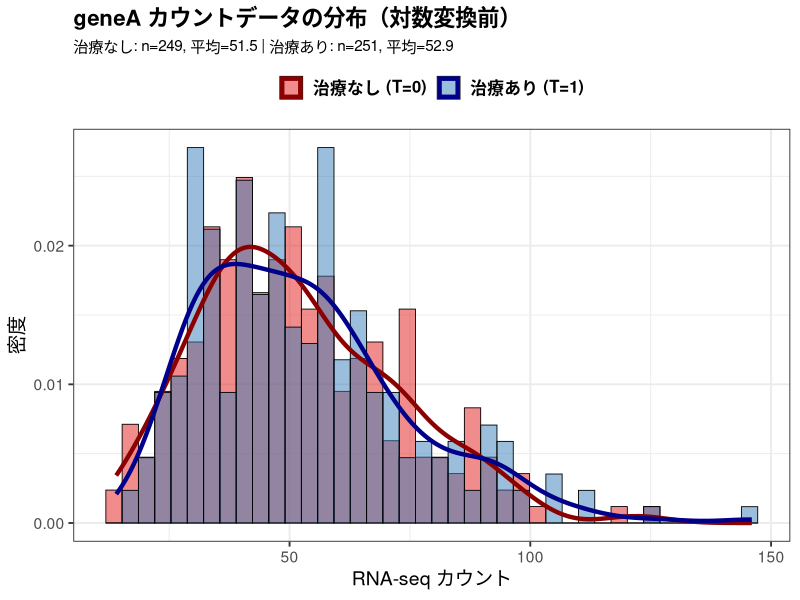

This chart was generated by the following R code:
#!/usr/bin/env Rscript
# plot_simple_balance.R
# シンプルな分布比較

suppressPackageStartupMessages({
  library(ggplot2)
})

config <- list(
  m_E = log(50), s_E = 0.35, theta_nb = 30
)

seed_cond <- 20260425
set.seed(seed_cond)

n <- 500
S <- rbinom(n, 1, 0.5)

# RNA-seqカウントデータ
E_true <- rnorm(n, config$m_E, config$s_E)
mu_nb <- exp(E_true)
C_count <- rnbinom(n, size = config$theta_nb, mu = mu_nb)

# 治療割り当て
T_vec <- rbinom(n, 1, 0.5)

# データフレーム（明確なラベル）
dat <- data.frame(
  C_count = C_count,
  Treatment = factor(ifelse(T_vec == 1, "治療あり (T=1)", "治療なし (T=0)"),
                     levels = c("治療なし (T=0)", "治療あり (T=1)"))
)

# 統計量
stats <- aggregate(C_count ~ Treatment, dat, function(x) {
  c(n = length(x), mean = mean(x), sd = sd(x))
})
stats_df <- do.call(data.frame, stats)

cat("=== geneA カウントデータの分布 ===\n\n")
cat("治療なし (T=0):\n")
cat(sprintf("  n = %d, 平均 = %.2f, SD = %.2f\n",
            stats_df$C_count.n[1], stats_df$C_count.mean[1], stats_df$C_count.sd[1]))
cat("\n治療あり (T=1):\n")
cat(sprintf("  n = %d, 平均 = %.2f, SD = %.2f\n",
            stats_df$C_count.n[2], stats_df$C_count.mean[2], stats_df$C_count.sd[2]))

out_dir <- "sandbox/demov04/results_corrected"

# シンプルな重ね合わせヒストグラム
p <- ggplot(dat, aes(x = C_count, fill = Treatment)) +
  geom_histogram(aes(y = after_stat(density)),
                 position = "identity", alpha = 0.5, bins = 40,
                 color = "black", linewidth = 0.3) +
  geom_density(aes(color = Treatment), linewidth = 1.5, fill = NA) +
  scale_fill_manual(values = c("治療なし (T=0)" = "#E41A1C",
                                "治療あり (T=1)" = "#377EB8")) +
  scale_color_manual(values = c("治療なし (T=0)" = "#8B0000",
                                 "治療あり (T=1)" = "#00008B")) +
  labs(title = "geneA カウントデータの分布（対数変換前）",
       subtitle = sprintf("治療なし: n=%d, 平均=%.1f | 治療あり: n=%d, 平均=%.1f",
                         stats_df$C_count.n[1], stats_df$C_count.mean[1],
                         stats_df$C_count.n[2], stats_df$C_count.mean[2]),
       x = "RNA-seq カウント", y = "密度",
       fill = NULL, color = NULL) +
  theme_bw(base_size = 14) +
  theme(legend.position = "top",
        legend.text = element_text(size = 12, face = "bold"),
        plot.title = element_text(face = "bold", size = 16),
        plot.subtitle = element_text(size = 11))

ggsave(file.path(out_dir, "balance_simple.png"),
       p, width = 10, height = 7, dpi = 150)

cat("\n✓ 保存: balance_simple.png\n")
cat("\n結論: 両群の分布はほぼ完全に重なっている\n")
